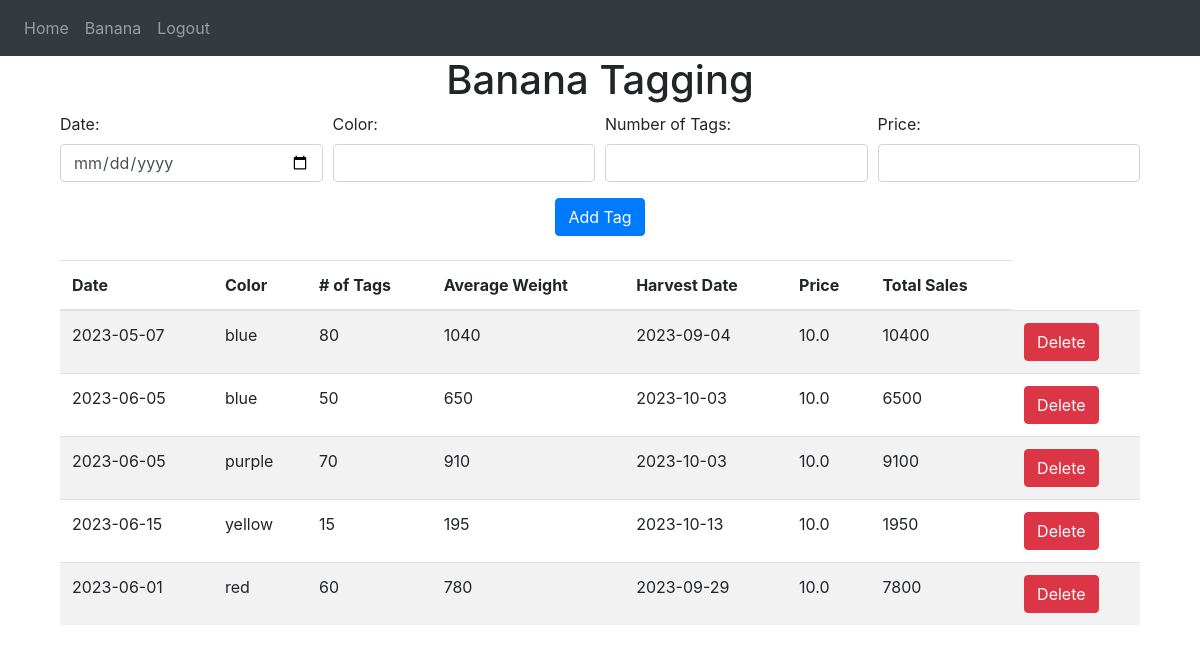
The app's page /banana (signed in) with its own data.
### website/models.py (models this page shows)
class Tag(db.Model):
    id = db.Column(db.Integer, primary_key=True)
    date = db.Column(db.Date)
    color = db.Column(db.String(50))
    tags = db.Column(db.Integer)
    harvest_date = db.Column(db.Date)
    average_weight = db.Column(db.Integer)
    price = db.Column(db.Float)
    total_sales = db.Column(db.Integer)
    note_id = db.Column(db.Integer, db.ForeignKey('note.id'))

### website/views.py (the view, shortened to what this page needs)
@views.route('/banana', methods=['GET', 'POST'])
@login_required
def banana():
    tags = Tag.query.all()  # Retrieve all tags from the database
    return render_template("banana.html", user=current_user, tags=tags)

### website/__init__.py (called while the page is built)
def create_app():
    app = Flask(__name__)
    app.config['SECRET_KEY'] = 'hjshjhdjah kjshkjdhjs'
    app.config['SQLALCHEMY_DATABASE_URI'] = f'sqlite:///{DB_NAME}'
    db.init_app(app)
    from .views import views
    from .auth import auth
    app.register_blueprint(views, url_prefix='/')
    app.register_blueprint(auth, url_prefix='/')
    from .models import User, Note, Tag
    with app.app_context():
        db.create_all()
    login_manager = LoginManager()
    login_manager.login_view = 'auth.login'
    login_manager.init_app(app)
    @login_manager.user_loader
    def load_user(id):
        return User.query.get(int(id))
    return app

### website/templates/banana.html (shortened to what this page needs)
{% extends "base.html" %}
{% block content %}
<div class="container">
  <h1 align="center">Banana Tagging</h1>
  <form method="POST">
    <div class="form-row">
      <div class="form-group col-md-3">
        <label for="date">Date:</label>
        <input type="date" name="date" id="date" class="form-control">
      </div>
      <div class="form-group col-md-3">
        <label for="color">Color:</label>
        <input type="text" name="color" id="color" class="form-control">
      </div>
      <div class="form-group col-md-3">
        <label for="tags">Number of Tags:</label>
        <input type="number" name="tags" id="tags" class="form-control">
      </div>
      <div class="form-group col-md-3">
        <label for="price">Price:</label>
        <input type="number" name="price" id="price" class="form-control">
      </div>
    </div>
    <div class="text-center">
      <button type="submit" class="btn btn-primary">Add Tag</button>
    </div>
  </form>
  <br>
  <table class="table table-striped">
    <thead>
      <tr>
        <th>Date</th>
        <th>Color</th>
        <th># of Tags</th>
        <th>Average Weight</th>
        <th>Harvest Date</th>
        <th>Price</th>
        <th>Total Sales</th>
      </tr>
    </thead>
    <tbody>
      {% for tag in tags %}
      <tr>
        <td>{{ tag.date }}</td>
        <td>{{ tag.color }}</td>
        <td>{{ tag.tags }}</td>
        <td>{{ tag.average_weight }}</td>
        <td>{{ tag.harvest_date }}</td>
        <td>{{ tag.price }}</td>
        <td>{{ tag.total_sales }}</td>
        <td>
          {% if current_user.email == 'moe@gmail.com' %}
            <form action="{{ url_for('views.delete_tag', tag_id=tag.id) }}" method="POST" class="delete-form">
              <button type="submit" class="btn btn-danger">Delete</button>
            </form>
          {% endif %}
        </td>
      </tr>
      {% endfor %}
    </tbody>
  </table>
</div>
{% endblock %}

### website/templates/base.html (shortened to what this page needs)
<!DOCTYPE html>
<html>
  <head>
    <link
      rel="stylesheet"
      href="https://stackpath.bootstrapcdn.com/bootstrap/4.4.1/css/bootstrap.min.css"
    />
    <link
      rel="stylesheet"
      href="https://stackpath.bootstrapcdn.com/font-awesome/4.7.0/css/font-awesome.min.css"
    />
  </head>
  <body>
    <nav class="navbar navbar-expand-lg navbar-dark bg-dark">
      <div class="collapse navbar-collapse" id="navbar">
        <div class="navbar-nav">
          {% if user.is_authenticated %}
          <a class="nav-item nav-link" id="home" href="/">Home</a>
          <a class="nav-item nav-link" id="banana" href="/banana">Banana</a>
          <a class="nav-item nav-link" id="logout" href="/logout">Logout</a>
          {% else %}
          <a class="nav-item nav-link" id="login" href="/login">Login</a>
          <a class="nav-item nav-link" id="signUp" href="/sign-up">Sign Up</a>
          {% endif %}
        </div>
      </div>
    </nav>
    <div class="container">{% block content %} {% endblock %}</div>
  </body>
</html>

### records on screen
Tag: date "2023-05-07", color "blue", tags "80", average_weight "1040", harvest_date "2023-09-04", price "10.0", total_sales "10400"
Tag: date "2023-06-05", color "blue", tags "50", average_weight "650", harvest_date "2023-10-03", price "10.0", total_sales "6500"
Tag: date "2023-06-05", color "purple", tags "70", average_weight "910", harvest_date "2023-10-03", price "10.0", total_sales "9100"
Tag: date "2023-06-15", color "yellow", tags "15", average_weight "195", harvest_date "2023-10-13", price "10.0", total_sales "1950"
Tag: date "2023-06-01", color "red", tags "60", average_weight "780", harvest_date "2023-09-29", price "10.0", total_sales "7800"
